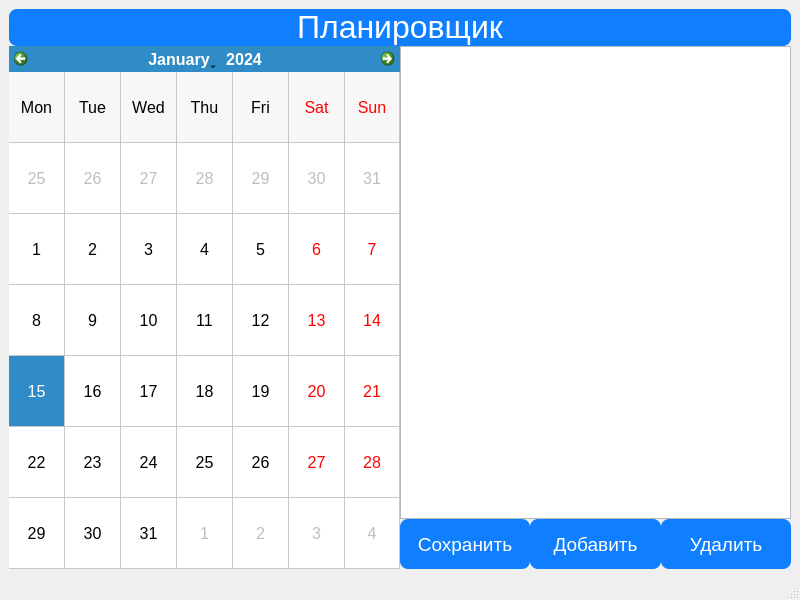
<?xml version="1.0" encoding="UTF-8"?>
<ui version="4.0">
 <class>Ui_MainWindow</class>
 <widget class="QMainWindow" name="Ui_MainWindow">
  <property name="geometry">
   <rect>
    <x>0</x>
    <y>0</y>
    <width>800</width>
    <height>600</height>
   </rect>
  </property>
  <property name="sizePolicy">
   <sizepolicy hsizetype="Ignored" vsizetype="Ignored">
    <horstretch>0</horstretch>
    <verstretch>0</verstretch>
   </sizepolicy>
  </property>
  <property name="windowTitle">
   <string>MainWindow</string>
  </property>
  <widget class="QWidget" name="centralwidget">
   <layout class="QGridLayout" name="gridLayout_2">
    <item row="0" column="0">
     <layout class="QGridLayout" name="gridLayout">
      <property name="sizeConstraint">
       <enum>QLayout::SetMaximumSize</enum>
      </property>
      <property name="spacing">
       <number>0</number>
      </property>
      <item row="1" column="1" rowspan="3">
       <layout class="QVBoxLayout" name="verticalLayout">
        <property name="spacing">
         <number>0</number>
        </property>
        <item>
         <widget class="QListView" name="listView">
          <property name="font">
           <font>
            <pointsize>16</pointsize>
           </font>
          </property>
          <property name="toolTip">
           <string/>
          </property>
          <property name="accessibleDescription">
           <string/>
          </property>
          <property name="styleSheet">
           <string notr="true"/>
          </property>
          <property name="editTriggers">
           <set>QAbstractItemView::CurrentChanged|QAbstractItemView::EditKeyPressed|QAbstractItemView::SelectedClicked</set>
          </property>
          <property name="movement">
           <enum>QListView::Static</enum>
          </property>
          <property name="resizeMode">
           <enum>QListView::Fixed</enum>
          </property>
          <property name="layoutMode">
           <enum>QListView::SinglePass</enum>
          </property>
          <property name="modelColumn">
           <number>0</number>
          </property>
          <property name="uniformItemSizes">
           <bool>false</bool>
          </property>
         </widget>
        </item>
        <item>
         <layout class="QHBoxLayout" name="horizontalLayout_2">
          <property name="spacing">
           <number>0</number>
          </property>
          <property name="topMargin">
           <number>0</number>
          </property>
          <item>
           <widget class="QPushButton" name="saveButton">
            <property name="minimumSize">
             <size>
              <width>0</width>
              <height>50</height>
             </size>
            </property>
            <property name="font">
             <font>
              <pointsize>14</pointsize>
             </font>
            </property>
            <property name="styleSheet">
             <string notr="true">font-size: 14pt;
background: #0F7FFF;
color: white;
border-radius: 8px;</string>
            </property>
            <property name="text">
             <string>Сохранить</string>
            </property>
            <property name="checkable">
             <bool>false</bool>
            </property>
            <property name="autoRepeat">
             <bool>false</bool>
            </property>
            <property name="autoExclusive">
             <bool>false</bool>
            </property>
           </widget>
          </item>
          <item>
           <widget class="QPushButton" name="addButton">
            <property name="minimumSize">
             <size>
              <width>0</width>
              <height>50</height>
             </size>
            </property>
            <property name="styleSheet">
             <string notr="true">font-size: 14pt;
background: #0F7FFF;
color: white;
border-radius: 8px;</string>
            </property>
            <property name="text">
             <string>Добавить</string>
            </property>
           </widget>
          </item>
          <item>
           <widget class="QPushButton" name="deleteButton">
            <property name="enabled">
             <bool>true</bool>
            </property>
            <property name="minimumSize">
             <size>
              <width>0</width>
              <height>50</height>
             </size>
            </property>
            <property name="styleSheet">
             <string notr="true">font-size: 14pt;
background: #0F7FFF;
color: white;
border-radius: 8px;</string>
            </property>
            <property name="text">
             <string>Удалить</string>
            </property>
           </widget>
          </item>
         </layout>
        </item>
       </layout>
      </item>
      <item row="1" column="0">
       <widget class="Scheduler" name="calendarWidget">
        <property name="font">
         <font>
          <pointsize>12</pointsize>
          <weight>50</weight>
          <italic>false</italic>
          <bold>false</bold>
          <underline>false</underline>
          <strikeout>false</strikeout>
          <stylestrategy>PreferDefault</stylestrategy>
          <kerning>true</kerning>
         </font>
        </property>
        <property name="gridVisible">
         <bool>true</bool>
        </property>
        <property name="horizontalHeaderFormat">
         <enum>QCalendarWidget::ShortDayNames</enum>
        </property>
        <property name="verticalHeaderFormat">
         <enum>QCalendarWidget::NoVerticalHeader</enum>
        </property>
        <property name="navigationBarVisible">
         <bool>true</bool>
        </property>
        <property name="dateEditEnabled">
         <bool>false</bool>
        </property>
       </widget>
      </item>
      <item row="0" column="0" colspan="2">
       <widget class="QLabel" name="name">
        <property name="sizePolicy">
         <sizepolicy hsizetype="Preferred" vsizetype="Preferred">
          <horstretch>0</horstretch>
          <verstretch>0</verstretch>
         </sizepolicy>
        </property>
        <property name="styleSheet">
         <string notr="true">font-size: 24pt;
background: #0F7FFF;
color: white;
border-radius: 8px;</string>
        </property>
        <property name="text">
         <string>&lt;html&gt;&lt;head/&gt;&lt;body&gt;&lt;p align=&quot;center&quot;&gt;Планировщик&lt;/p&gt;&lt;/body&gt;&lt;/html&gt;</string>
        </property>
        <property name="alignment">
         <set>Qt::AlignCenter</set>
        </property>
       </widget>
      </item>
     </layout>
    </item>
   </layout>
  </widget>
  <widget class="QStatusBar" name="statusbar"/>
 </widget>
 <customwidgets>
  <customwidget>
   <class>Scheduler</class>
   <extends>QCalendarWidget</extends>
   <header location="global">Scheduler.h</header>
  </customwidget>
 </customwidgets>
 <resources/>
 <connections/>
</ui>
